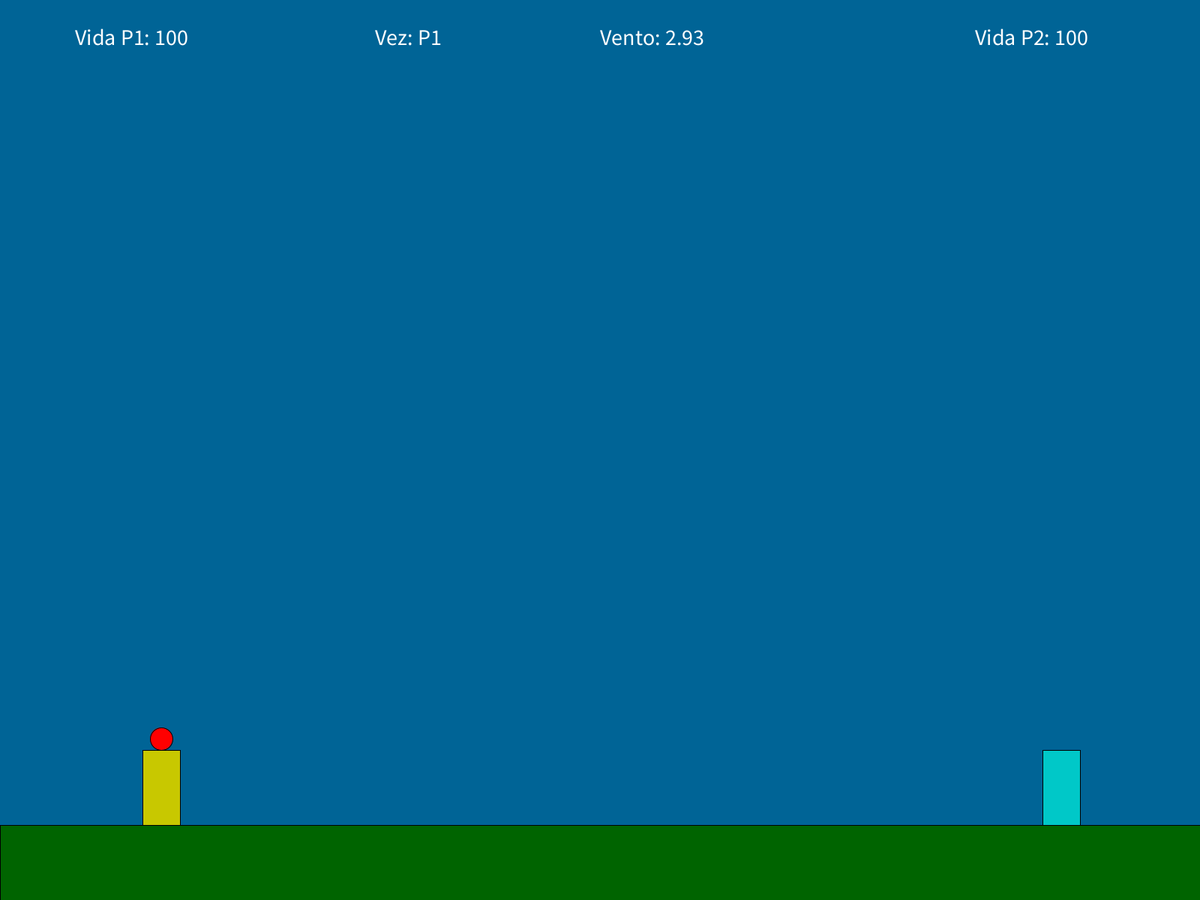
Frame 1 (no input)
Frame 60 (the mouse pressed at the canvas centre just before this capture): identical to frame 1, image omitted
Frame 120 (the mouse held since frame 60 and released just before this capture): identical to frame 1, image omitted

The Processing sketch that drew this single still picture (run headless with seeded random() and noise(); from frame 60 on, the mouse is pressed at the canvas centre):

// Processing sketch: Game
// ── Game.pde
Ball shootBall;
int clickX;
int clickY;
float maxSpeed,w;
int speed;
int player;
int screen = 1;
int lf1, lf2;
PVector wind;
float ang;
float mx, my;
boolean draw;

void setup() {
  smooth();
  fullScreen();
  player = 1;
  background(0, 200, 230);
  shootBall = new Ball( 200, height-230, 30, 30);
  maxSpeed = width/9;
  wind = new PVector(random(-10, 10), 0);
  w = wind.x;
  lf1=100;
  lf2=100;
  draw = false;
}

void draw() { 
  if (screen == 0) {
    // menu
    background(0, 200, 230);
    textAlign(CENTER);
    textSize(100);
    fill(0, 100, 0);
    text("Joguinho", width/2, height/2);
    textSize(20);
    fill(0);
    text("Play: Clique na tela e aperte Enter", width/2, height/2+140 );
    text("Botão esquerdo do mouse: atira", width/2, height/2-200 );
    text("Botão direito do mouse: troca projetil", width/2, height/2-150 );
  } else if (screen == 1) {
    background(0, 100, 150);
    checkBallBoundary();
    shootBall.show();
    hitSomething();
    if (draw == true)
      drawLine();
    //Chão
    fill(0, 100, 0);
    rect(0, height-100, width , 100);
    //Estilingue
    fill(200,200,0);
    rect(190, height-200, 50 , 100);
    //Estilingue 2
    fill(0,200,200);
    rect(width-210, height-200, 50 , 100);
    fill(255);
    textAlign(LEFT);
    textSize(30);
    text("Vez: P"+player, width/2-300, 60);
    text("Vento: "+nf(w,0,2), width/2, 60);
    text("Vida P1: "+lf1, 100, 60);
    text("Vida P2: "+lf2, width-300, 60);
  } else if (screen == 2) {
    // game over
    background(0, 200, 230);
    textAlign(CENTER);
    textSize(100);
    fill(0, 100, 0);
    if(player==1)
      text("Ganhador: P2", width/2, height/2);
    else
      text("Ganhador: P1", width/2, height/2);
    textSize(20);
    fill(0);
    text("Aperte Enter para jogar novamente!", width/2, height/2+140 );
  }
}

void hitSomething() {
    collidable p1 = new collidable(190, height-200, 50 , 100);
    collidable p2 = new collidable(width-210, height-200, 50 , 100);
    if(player==1){
      if (shootBall.collide(p2)== true) {
        lf2-=shootBall.dmg;
        shootBall = new Ball( width-200, height-230, 30, 30);
        wind = new PVector(random(-10, 10), 0);
        w = wind.x;
        if(lf2<=0)
          screen=2;
        player = 2;
         shootBall.shoot = false;
      }
    }else{
      if (shootBall.collide(p1)== true) {
        lf1-=shootBall.dmg;
        shootBall = new Ball(200, height-230, 30, 30);
        wind = new PVector(random(-10, 10), 0);
        w = wind.x;
        if(lf1<=0)
          screen=2;
        player = 1;
         shootBall.shoot = false;
      }
    }
}

void checkBallBoundary() {
  if (shootBall.x>=width || shootBall.x<=0 || abs(shootBall.speed.x) <= maxSpeed/200 && abs(shootBall.speed.x) > 0){  
   if(player==1)
     player = 2;
   else
     player = 1;
    
   if(player==1)
     shootBall = new Ball(200, height-230, 30, 30);
   else
     shootBall = new Ball( width-200, height-230, 30, 30);
   wind = new PVector(random(-10, 10), 0);
   w = wind.x;
   shootBall.shoot = false;
  }
}

void drawLine() {
  stroke(0);
  strokeWeight(2);
  line(shootBall.x+shootBall.w/2, shootBall.y+shootBall.h/2, mouseX, mouseY);
}

void keyPressed() {
  if (keyCode == ENTER) {
    setup();
    screen = 1;
  }
}

void mouseClicked() {
  if (mouseButton == RIGHT){
    shootBall.style++;
    if(shootBall.style == 4)
      shootBall.style=1;
    shootBall.show();
  }
}

void mousePressed() {
  if (mouseButton == LEFT)
    draw = true;
}
void mouseReleased() {
  if (mouseButton == LEFT) {
    draw = false;
    if (shootBall.shoot == false) {
      ang = atan2(mouseY-shootBall.y, mouseX-shootBall.x);
      float distance = dist (mouseX, mouseY, shootBall.x, shootBall.y);
      distance=distance/1.3;
      mx = distance*cos(ang);
      my = distance*sin(ang);
      shootBall.shoot = true;
      shootBall.speed = new PVector(mx, my);
      if (shootBall.speed.mag()>=maxSpeed)
        shootBall.speed.setMag(maxSpeed);
      shootBall.speed.div(10);
      if(player==1)
       shootBall.speed.add(wind.mult(-1));
      else
       shootBall.speed.add(wind);
    }
  }
}
// ── Ball.pde
class Ball extends collidable {

  boolean shoot;
  float bounce = -1;
  PVector speed;
  float gravity; 
  int style;
  float mass;
  int dmg;
  public float r,g,b;
  public Ball(float x, float y, float w, float h) {
    super(x, y, w, h);
    r=255;
    g=0;
    b=0;
    speed = new PVector();
    gravity = 0.5; 
    style = 1;
    mass = 1;
    dmg = 30;
  }

  void show() {
    x-=speed.x*mass;
    y-=speed.y*mass;
    if (shoot == true) {
      speed.y-=gravity;
    }
    if(y >= height-100)
    {
      speed.x *= 0.5;
      speed.y *= bounce;
    }
    if(style==1){
      r = 255;
      g = 0;
      b = 0;
      mass = 1;
      dmg = 30;
    }else if(style==2){
      r = 0;
      g = 255;
      b = 0;
      mass = 1.5;
      dmg = 20;
    }else{
      r = 0;
      g = 0;
      b = 255;
      mass = 0.5;
      dmg = 50;
    }
    fill(r, g, b);
    ellipseMode(CORNER);
    ellipse(x, y, w, h);
  }
  
}
// ── collidable.pde
class collidable {

  public float x;
  public float y;
  public float w;
  public float h;

  public collidable(float x, float y, float w, float h) {
    this.x = x;
    this.y = y;  
    this.w = w;
    this.h = h;
  }

  public boolean collide(collidable c) {
    if (this.x >= c.x-this.w&&this.x<=c.x+c.w+this.w)
      if(this.y>=c.y-this.h&&this.y<=c.y+c.h+this.h)
        return true;
      else
        return false;
    else
    return false;
  }
}
